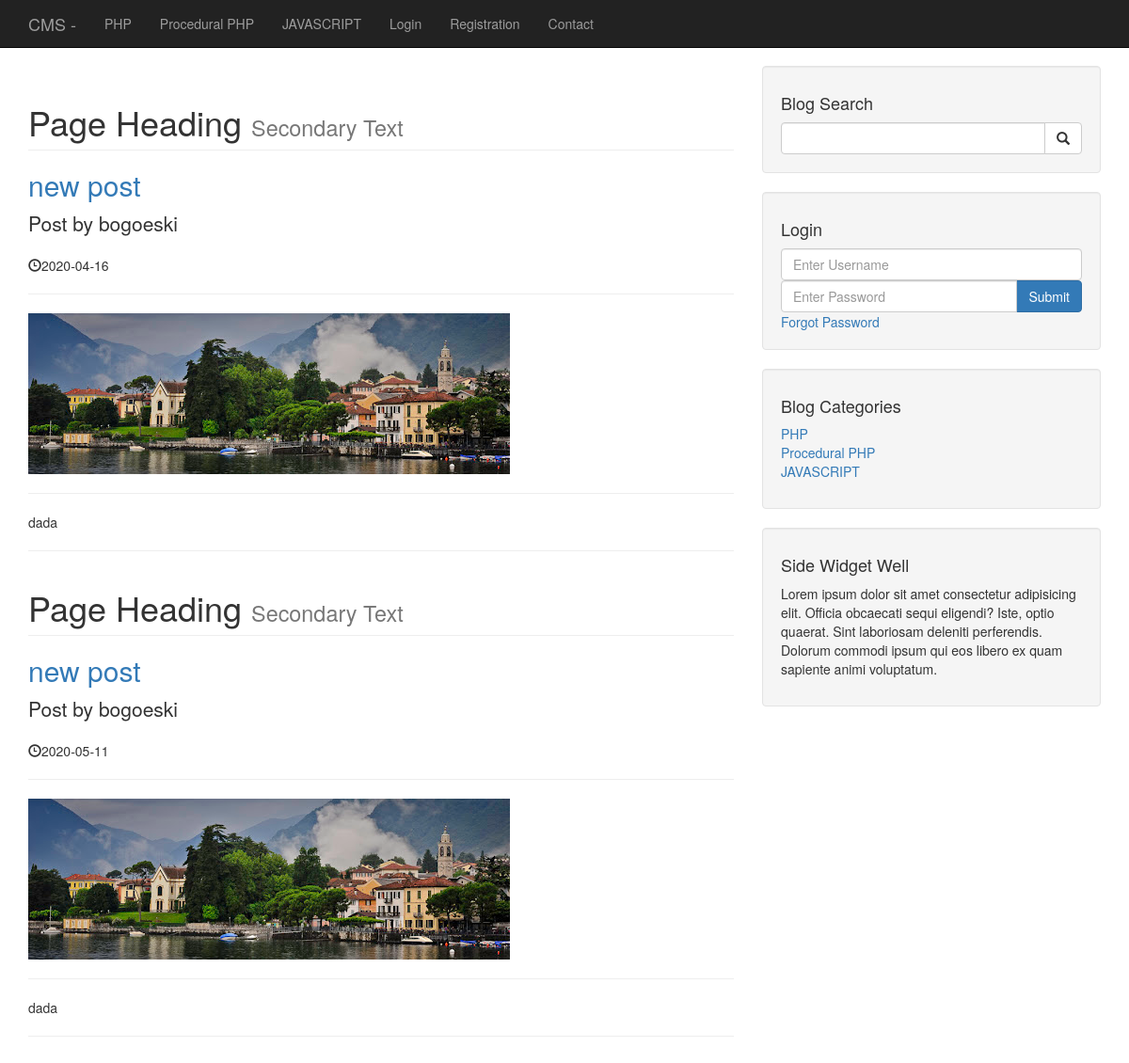
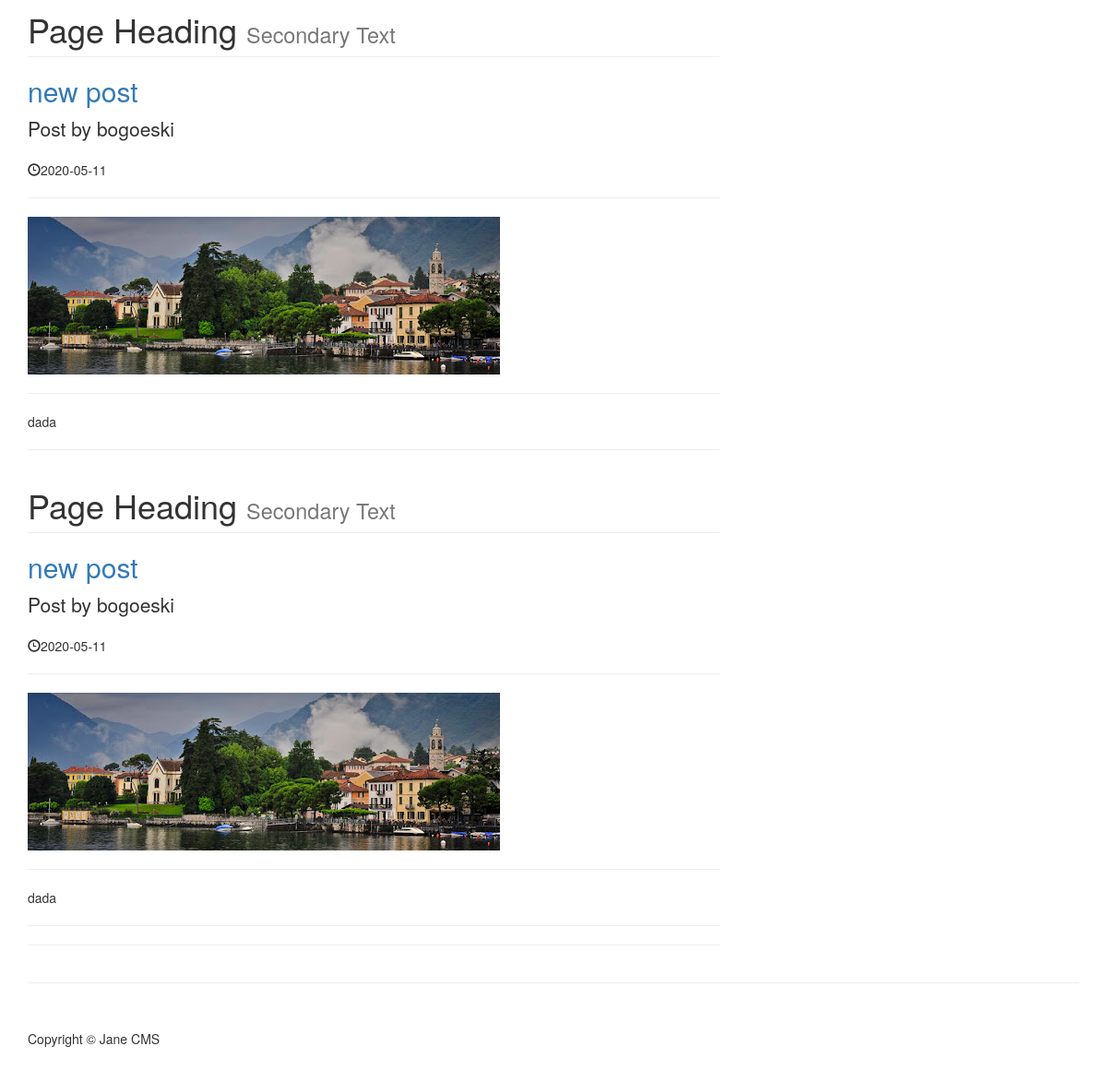
Page /author_posts.php?author=bogoeski&p_id=8 on the committed database (2 pictures, top to bottom).
### tables this page shows
CREATE TABLE `categories` (
  `cat_id` int(3) NOT NULL,
  `cat_title` varchar(255) NOT NULL
);

CREATE TABLE `posts` (
  `post_id` int(3) NOT NULL,
  `post_category_id` int(3) NOT NULL,
  `post_title` varchar(255) NOT NULL,
  `post_author` varchar(255) NOT NULL,
  `post_user` varchar(255) NOT NULL,
  `post_status` varchar(255) NOT NULL,
  `post_date` date NOT NULL,
  `post_image` text NOT NULL,
  `post_tags` varchar(255) NOT NULL,
  `post_content` text NOT NULL,
  `post_comment_count` varchar(255) NOT NULL,
  `post_views_count` varchar(255) NOT NULL
);

### admin/functions.php (called while the page is built, shortened)
<?php
function isLoggedIn() {
    return false;
}
?>

### author_posts.php (the view, shortened to what this page needs)
<?php include 'includes/header.php';  ?>
    <?php include 'includes/db.php'; ?>
    <?php include 'includes/navigation.php';  ?>
    <div class="container">
        <div class="row">
            <div class="col-md-8">
                <?php
                if(isset($_GET['p_id'])) {
                    $the_post_author = $_GET['author'];
                }
                $query = "SELECT * FROM posts WHERE post_user = '{$the_post_author}' ";
                $select_all_posts_query = mysqli_query($connection, $query);
                while($row = mysqli_fetch_assoc($select_all_posts_query)) {
                    $post_title = $row['post_title'];
                    $post_author = $row['post_user'];
                    $post_date = $row['post_date'];
                    $post_image = $row['post_image'];
                    $post_content = $row['post_content'];
                    ?>
                <h1 class="page-header">
                    Page Heading
                    <small>Secondary Text</small>
                </h1>
                <h2>
                    <a href="#"><?php echo $post_title; ?></a>
                </h2>
                <p class="lead">
                    Post by <?php echo $post_author; ?></a>
                </p>
                <p><span class="glyphicon glyphicon-time"></span><?php echo $post_date; ?></p>
                <hr>
                <img class="img-responsive" src="images/<?php echo $post_image; ?>" alt="">
                <hr>
                <p><?php echo $post_content; ?></p>
                <hr>
             <?php   } ?>
                <hr>
            </div>
            <?php include 'includes/sidebar.php';  ?>
        </div>
        <hr>
<?php include 'includes/footer.php';  ?>

### includes/navigation.php (shortened to what this page needs)
<nav class="navbar navbar-inverse navbar-fixed-top" role="navigation">
        <div class="container">
            <div class="navbar-header">
                <a class="navbar-brand" href="/janephp/cms/">CMS -</a>
            </div>
            <div class="collapse navbar-collapse" id="bs-example-navbar-collapse-1">
                <ul class="nav navbar-nav">
                    <?php
                        $query = "SELECT * FROM categories";
                        $select_all_categories_query = mysqli_query($connection, $query);
                        while($row = mysqli_fetch_assoc($select_all_categories_query)) {
                            $cat_title = $row['cat_title'];
                            $cat_id = $row['cat_id'];
                            $category_class = '';
                            $registration_class = '';
                            $contact_class = '';
                            echo "<li class='$category_class' ><a href='/janephp/cms/category/{$cat_id}'>{$cat_title}</a></li>";
                        }
                    ?>
                        <?php if(isLoggedIn()): ?>
                        <li>
                            <a href="/janephp/cms/admin">Admin</a>
                        </li>
                        <li>
                            <a href="/janephp/cms/includes/logout.php">Logout</a>
                        </li>
                        <?php else: ?>
                            <li>
                            <a href="../cms/login.php">Login</a>
                        </li>
                        <?php endif; ?>
                    <li class='<?php echo $registration_class; ?>'>
                        <a href="/janephp/cms/registration">Registration</a>
                    </li>
                    <li class='<?php echo $contact_class; ?>'>
                        <a href="/janephp/cms/contact">Contact</a>
                    </li>
                </ul>
            </div>
        </div>
    </nav>

### includes/sidebar.php (shortened to what this page needs)
<div class="col-md-4">
    <div class="well">
        <h4>Blog Search</h4>
        <form action="search.php" method='post'>
        <div class="input-group">
            <input name='search' type="text" class="form-control">
            <span class="input-group-btn">
                <button name='submit' class="btn btn-default" type="submit">
                    <span class="glyphicon glyphicon-search"></span>
            </button>
            </span>
        </div>
        </form>
    </div>
    <div class="well">
<?php if(isset($_SESSION['user_role'])): ?>
    <h4>Login in as <?php echo $_SESSION['username'] ?></h4>
    <a href="includes/logout.php" class="btn btn-primary">Logout</a>
    <?php else: ?>
        <h4>Login</h4>
        <form  method='post'>
        <div class="from-group">
            <input name='username' type="text" class="form-control" placeholder="Enter Username">
        </div>
        <div class="input-group">
            <input name='password' type="password" class="form-control" placeholder="Enter Password">
            <span class="input-group-btn">
                <button class="btn btn-primary" name="login" type="submit">Submit</button>
            </span>
        </div>
        <div class="from-grup">
        <a href="forgot.php?forgot=<?php echo uniqid(true); ?>">Forgot Password</a>
        </div>
    <?php endif; ?>
        </form>
    </div>
    <?php
    $query = "SELECT * FROM categories";
    $select_categories_sidebar = mysqli_query($connection, $query);
    ?>
    <div class="well">
        <h4>Blog Categories</h4>
        <div class="row">
            <div class="col-lg-12">
                <ul class="list-unstyled">
                    <?php
                        while($row = mysqli_fetch_assoc($select_categories_sidebar)) {
                        $cat_title = $row['cat_title'];
                        $cat_id = $row['cat_id'];
                        echo "<li><a href='/janephp/cms/category/$cat_id'>{$cat_title}</a></li>";
                     }
                    ?>
                </ul>
            </div>
        </div>
    </div>
    <?php include 'widget.php'; ?>
</div>

### css/blog-home.css (style rules this page uses)
body { padding-top: 70px; }

### rows in the picture
categories: cat_title "PHP"
categories: cat_title "Procedural PHP"
categories: cat_title "JAVASCRIPT"
posts: post_title "new post", post_user "bogoeski", post_date "2020-04-16", post_image (picture), post_content "dada"
posts: post_title "new post", post_user "bogoeski", post_date "2020-05-11", post_image (picture), post_content "dada"
posts: post_title "new post", post_user "bogoeski", post_date "2020-05-11", post_image (picture), post_content "dada"
posts: post_title "new post", post_user "bogoeski", post_date "2020-05-11", post_image (picture), post_content "dada"
